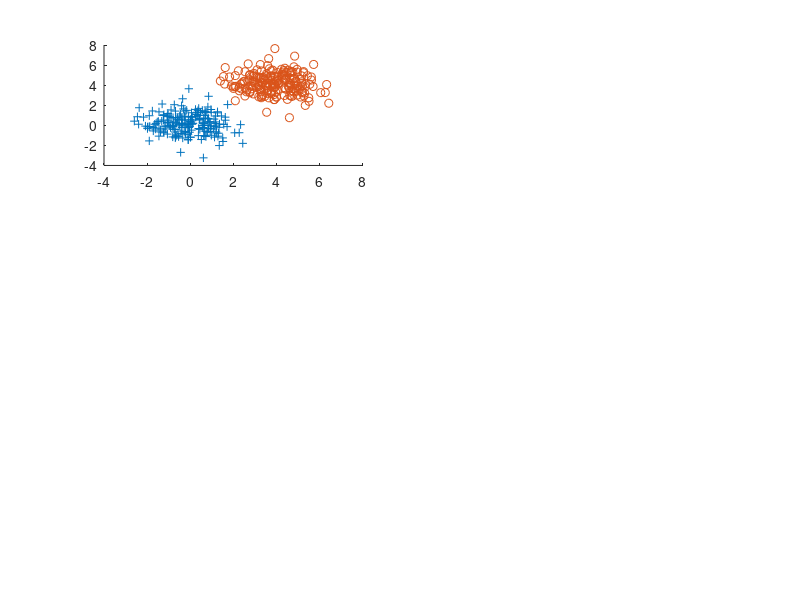

MATLAB code for this plot: (Note: this script raises an error after producing the figure.)
% Q2

a = randn(200, 2);
b = a + 4;
c = a;

c(:, 1) = 3 * c(:, 1);
c = c - 4;

d = [a; b];
e = [a; b; c];

% hold on;
% plot(a(:, 1), a(:, 2), '+');
% plot(b(:, 1), b(:, 2), 'o');
% plot(c(:, 1), c(:, 2), '*');

% Use the first dataset
data = d;


figure;
subplot(3, 2, 1);
hold on;
% ksdensity(data, 'PlotFcn', 'contour');
plot(a(:, 1), a(:, 2), '+');
plot(b(:, 1), b(:, 2), 'o');

% Calculate the grid
[f, xi] = ksdensity(data); x = linspace(min(xi(:, 1)),max(xi(:, 1)));
y = linspace(min(xi(:, 2)),max(xi(:, 2)));
[xq,yq] = meshgrid(x,y);
z = griddata(xi(:, 1),xi(:, 2),f,xq,yq);

% We now have x, y, z that can be used to get the gradient at any point

contour(x, y, z);
hold off;

copy = data;
new_points = copy;

for i = 1:5
    new_points = step(new_points);
    subplot(3, 2, i + 1);
    hold on;
    % ksdensity(data, 'PlotFcn', 'contour');
    scatter(new_points(:, 1), new_points(:, 2));
    title(sprintf('Step %d', i));
    hold off;

end


function dist = euclid_distance(point1, point2)
    dist = sqrt((point1(1) - point2(1))^2 + (point1(2) - point2(2))^2);
end

function new_points = step(points)
    max_distance = 0.5;
    new_points = zeros(length(points), 2);
    for i = 1:length(points)
        point = points(i, :);

        within_range = zeros(length(points), 1);

        numerator = 0;

        for j = 1:length(points)
            other_point = points(j, :);
            if euclid_distance(point, other_point) < max_distance
                within_range(j) = 1;
                % Calculate part of sum
                numerator = numerator + euclid_distance(point, other_point) * point;
            end
        end

        mx = numerator / sum(within_range);
        new_points(i, :) = mx(1, :); 
    end
end
